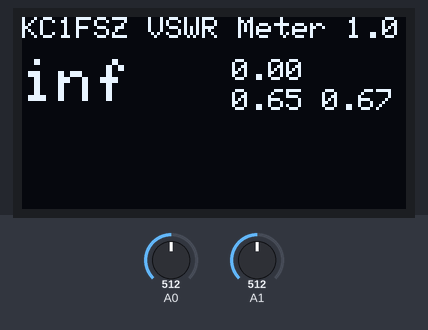
Recording of a sketch running on a simulated Arduino Uno, built with avr-gcc and run on an emulated ATmega328P. Parts: 128×64 one-colour display. The inputs (shaded band) are chosen by the test bench; at power-on: A0 = 512, A1 = 512. What the sketch prints to the serial monitor is not drawn.

Above: at 1.3 s.
1.4 s: A0 set to 716
At 1.9 s:
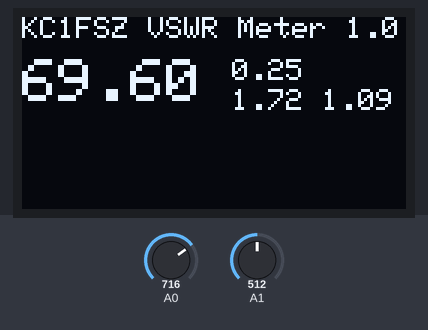
4.4 s: A1 set to 0
At 4.9 s:
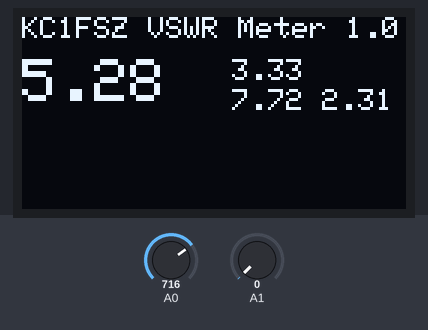
6.5 s: A1 set to 26
At 7.4 s:
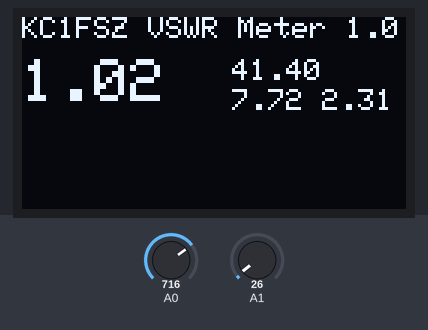
9.0 s: A0 set to 900
At 9.4 s:
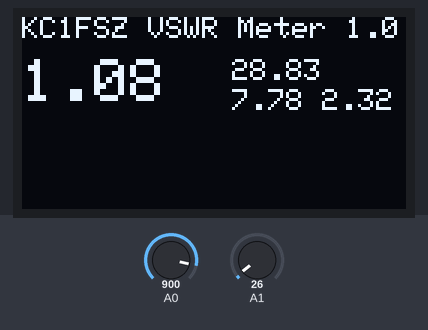
11.0 s: A1 set to 6
At 11.4 s:
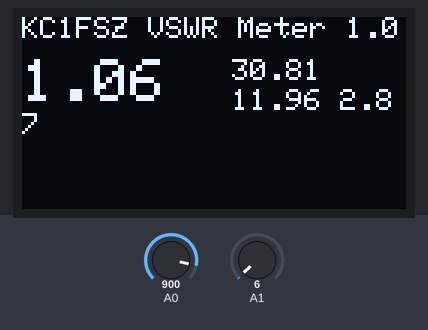
13.0 s: A0 set to 1023
At 13.4 s:
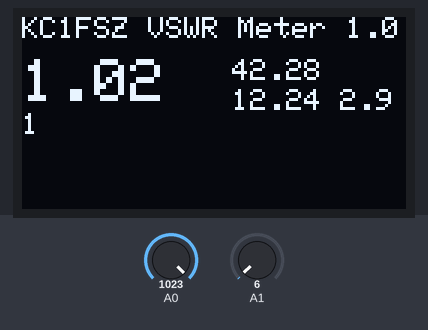
Timing chart, 0 to 16.0 s (numbered marks = the images above; inputs shaded):
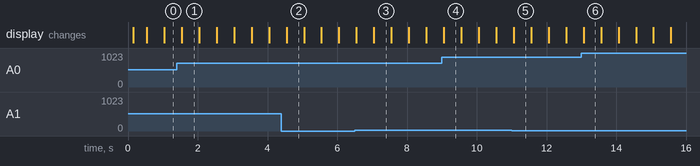

The sketch:

ReturnLossMeter.ino
```cpp
// KC1FSZ Bruce MacKinnon
// VSWR/Return Loss Meter
// 4-March-2018
//
#include <Wire.h>

#include <Adafruit_GFX.h>
#include <Adafruit_SSD1306.h>

#define OLED_RESET 4
Adafruit_SSD1306 display(OLED_RESET);

// Used for tracking the data samples
const unsigned long samplesPerSecond = 32;
const unsigned long msBetweenSamples = 1000UL / samplesPerSecond;
unsigned long lastSample = millis();

// Used for tracking the display update
unsigned long lastCycle = millis();
const unsigned long msBetweenCycles = 500;

unsigned int samplePtr = 0;
// This controls how large the window is
const unsigned int sampleCount = samplesPerSecond * 2;
// This is where the samples are stored
int dataF[sampleCount];
int dataR[sampleCount];

float partVoltage = 3.3;

void setup() {
  Serial.begin(9600);
  delay(100);
  Serial.println("KC1FSZ Return Loss/VSWR Meter");
  display.begin(SSD1306_SWITCHCAPVCC,SSD1306_I2C_ADDRESS);
  display.clearDisplay();
  display.display();
}

void loop() {

  // Data sample timer.
  unsigned long now = millis();
  if (now - lastSample > msBetweenSamples) {
    lastSample = now;
    int f = analogRead(A0);
    int r = analogRead(A1);
    dataF[samplePtr] = f;
    dataR[samplePtr] = r;
    samplePtr++;
    if (samplePtr >= sampleCount) {
      samplePtr = 0;
    }
  }

  // Check to see if we should generate an output
  if (now - lastCycle > msBetweenCycles) {
    lastCycle = now;

    // Average the voltage readings from across all of the data we have collected
    float avgF = 0;
    float avgR = 0;
    for (unsigned int i = 0; i < sampleCount; i++) {
      avgF += dataF[i];
      avgR += dataR[i];
    }

    // Update the display if there is any activity
    if (avgF > 16.0) {
      avgF /= (float)sampleCount;
      // Move to the 3.3V scale
      avgF = (avgF / 1024.0) * partVoltage;
      // Add the diode drop
      //avgF += 0.3;
      avgR /= (float)sampleCount;
      // Move to the 3.3V scale
      avgR = (avgR / 1024.0) * partVoltage;
      // Add the diode drop
      //avgR += 0.3;
      // Compute the reflection coefficient
      float gama = abs(avgR / avgF);
      // Compute the return loss (db)
      float rldb = 20.0 * log10(1.0 / gama);
      // Compute the VSWR
      float vswr = (1.0 + gama) / (1.0 - gama);
      // Forward power
      // This is based on the assumption that the bridge transformers are 12:1
      float pwrF = ((avgF * avgF) / 100.0) / 0.0069;

      Serial.print(avgF);
      Serial.print("\t");
      Serial.print(avgR);
      Serial.print("\t");
      Serial.print(gama);
      Serial.print("\t");
      Serial.print(rldb);
      Serial.print("\t");
      Serial.print(pwrF);
      Serial.print("\t");
      Serial.print(vswr);
      Serial.println();

      display.clearDisplay();
      display.setTextSize(0);
      display.setTextColor(WHITE);
      display.setCursor(0,0);
      display.print("KC1FSZ VSWR Meter 1.0");

      display.setTextSize(2);
      display.setTextColor(WHITE);
      display.setCursor(0,14);
      display.print(abs(vswr));

      display.setTextSize(1);
      display.setCursor(70,14);
      display.print(rldb);

      display.setCursor(70,24);
      display.print(pwrF);
      display.print(" ");
      display.print(avgF);

      display.display();
    }
  }
}
```

Measured:
- after the input at 1.4 s, the display: changes after 0.14 s (image 1)
- after the input at 4.4 s, the display: changes after 0.15 s (image 2)
- after the input at 9.0 s, the display: changes after 0.06 s (image 4)
- what the display in image 1 shows lasts 0.5 s, from 1.5 s to 2.0 s
